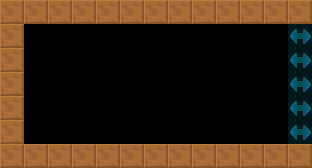

Tiled map render using the project's own tile images. Description and the map definition, with tile-layer contents summarised, below:
An orthogonal 13x7 tile map with 24x24 px tiles, 2 tile layers (col, lnk), 2 tilesets and 1 object (ZDoor).

<map version="1.4" tiledversion="1.4.2" orientation="orthogonal" renderorder="right-down" width="13" height="7" tilewidth="24" tileheight="24" infinite="0" nextlayerid="4" nextobjectid="8">
 <tileset firstgid="6" source="../../lnk.tsx" />
 <tileset firstgid="1" source="../../col.tsx" />
 <layer id="1" name="col" width="13" height="7">
  <data>[91 cells, 31 non-empty, 1 distinct tile ids]</data>
 </layer>
 <layer id="2" name="lnk" width="13" height="7" opacity="0.5">
  <data>[91 cells, 5 non-empty, 1 distinct tile ids]</data>
 </layer>
 <objectgroup id="3" name="markers" opacity="0.5">
  <object id="1" name="ZDoor" type="ZDoor" x="24" y="24" width="144" height="120">
   <properties>
    <property name="yr" value="0" />
    <property name="xr" value="0" />
   </properties>
  </object>
 </objectgroup>
</map>
